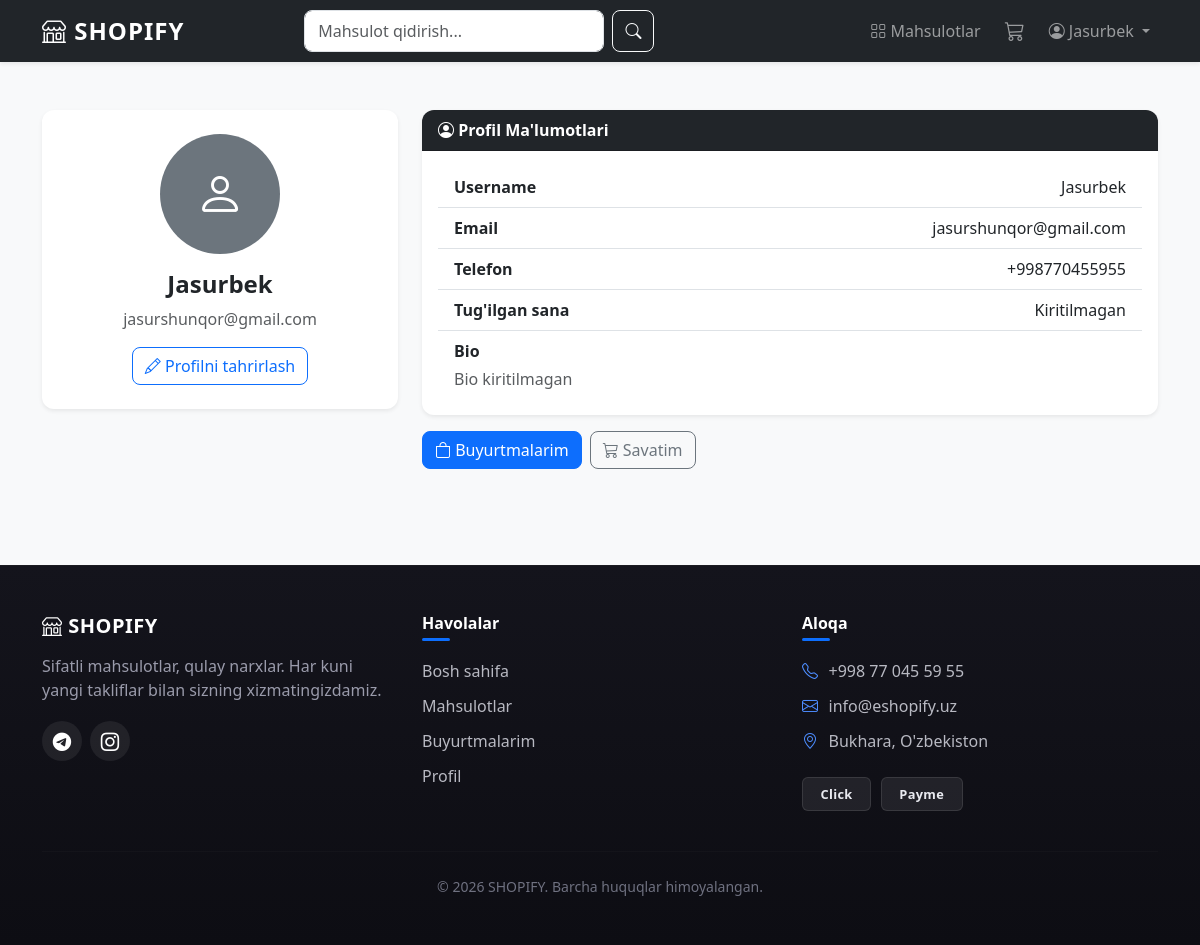
/users/profile/ (signed in), run on the app's committed database.
### users/models.py (models this page shows, shortened)
class User(AbstractUser):
    phone = models.CharField(max_length=15, unique=True, blank=True, null=True)
    address = models.TextField(blank=True, null=True)

class Profile(models.Model):
    user = models.OneToOneField(User, on_delete=models.CASCADE, related_name='profile')
    profile_picture = models.ImageField(upload_to='profiles/', blank=True, null=True)
    date_of_birth = models.DateField(blank=True, null=True)
    bio = models.TextField(blank=True, null=True)
    website = models.URLField(blank=True, null=True)

### users/views.py (the view)
# urls.py: path('profile/', views.profile_view, name='profile'),
@login_required
def profile_view(request):
    profile = request.user.profile
    return render(request, 'users/profile.html', {'profile': profile})

### templates/users/profile.html (shortened to what this page needs)
{% extends 'base.html' %}
{% load static %}
{% block content %}
<div class="container py-5">
    <div class="row g-4">
        <div class="col-md-4">
            <div class="card border-0 shadow-sm text-center">
                <div class="card-body py-4">
                    {% if profile.profile_picture %}
                    <img src="{{ profile.profile_picture.url }}" alt="Profil" class="rounded-circle mb-3" width="120" height="120" style="object-fit: cover;">
                    {% else %}
                    <div class="bg-secondary rounded-circle d-inline-flex align-items-center justify-content-center mb-3" style="width: 120px; height: 120px;">
                        <i class="bi bi-person text-white" style="font-size: 3rem;"></i>
                    </div>
                    {% endif %}
                    <h4 class="fw-bold">{{ profile.user.username }}</h4>
                    <p class="text-muted">{{ profile.user.email }}</p>
                    <a href="{% url 'edit_profile' %}" class="btn btn-outline-primary">
                        <i class="bi bi-pencil"></i> Profilni tahrirlash
                    </a>
                </div>
            </div>
        </div>
        <div class="col-md-8">
            <div class="card border-0 shadow-sm">
                <div class="card-header bg-dark text-white">
                    <strong><i class="bi bi-person-circle"></i> Profil Ma'lumotlari</strong>
                </div>
                <div class="card-body">
                    <ul class="list-group list-group-flush">
                        <li class="list-group-item d-flex justify-content-between">
                            <strong>Username</strong><span>{{ profile.user.username }}</span>
                        </li>
                        <li class="list-group-item d-flex justify-content-between">
                            <strong>Email</strong><span>{{ profile.user.email }}</span>
                        </li>
                        <li class="list-group-item d-flex justify-content-between">
                            <strong>Telefon</strong><span>{{ profile.user.phone|default:"Kiritilmagan" }}</span>
                        </li>
                        <li class="list-group-item d-flex justify-content-between">
                            <strong>Tug'ilgan sana</strong><span>{{ profile.date_of_birth|default:"Kiritilmagan" }}</span>
                        </li>
                        <li class="list-group-item">
                            <strong>Bio</strong>
                            <p class="mb-0 mt-1 text-muted">{{ profile.bio|default:"Bio kiritilmagan" }}</p>
                        </li>
                    </ul>
                </div>
            </div>
            <div class="mt-3 d-flex gap-2">
                <a href="{% url 'order_list' %}" class="btn btn-primary">
                    <i class="bi bi-bag"></i> Buyurtmalarim
                </a>
                <a href="{% url 'cart' %}" class="btn btn-outline-secondary">
                    <i class="bi bi-cart3"></i> Savatim
                </a>
            </div>
        </div>
    </div>
</div>
{% endblock %}

### templates/base.html (shortened to what this page needs)
{% load static %}
<!DOCTYPE html>
<html lang="uz">
<head>
    <link href="https://cdn.jsdelivr.net/npm/bootstrap@5.3.0-alpha3/dist/css/bootstrap.min.css" rel="stylesheet">
    <link rel="stylesheet" href="https://cdn.jsdelivr.net/npm/bootstrap-icons@1.10.5/font/bootstrap-icons.css">
    <link rel="stylesheet" href="{% static 'css/style.css' %}">
</head>
<body>
<nav class="navbar navbar-expand-lg navbar-dark bg-dark shadow-sm sticky-top">
    <div class="container">
        <a class="navbar-brand fw-bold fs-4" href="{% url 'home' %}">
            <i class="bi bi-shop"></i> SHOPIFY
        </a>
        <div class="collapse navbar-collapse" id="navbarNav">
            <form class="d-flex mx-auto" role="search" method="GET" action="{% url 'product_list' %}">
                <input class="form-control me-2" type="search" name="search" placeholder="Mahsulot qidirish..." style="width: 300px;">
                <button class="btn btn-outline-light" type="submit"><i class="bi bi-search"></i></button>
            </form>
            <ul class="navbar-nav ms-auto align-items-center">
                <li class="nav-item me-2">
                    <a class="nav-link" href="{% url 'product_list' %}"><i class="bi bi-grid"></i> Mahsulotlar</a>
                </li>
                {% if user.is_authenticated %}
                <li class="nav-item me-2">
                    <a class="nav-link position-relative" href="{% url 'cart' %}">
                        <i class="bi bi-cart3 fs-5"></i>
                    </a>
                </li>
                <li class="nav-item dropdown">
                    <a class="nav-link dropdown-toggle" href="#" data-bs-toggle="dropdown">
                        <i class="bi bi-person-circle"></i> {{ user.username }}
                    </a>
                </li>
                {% endif %}
            </ul>
        </div>
    </div>
</nav>
<main>
    {% block content %}{% endblock %}
</main>
<footer class="site-footer mt-5">
    <div class="container py-5">
        <div class="row gy-4">
            <div class="col-md-4">
                <h5 class="footer-brand mb-3"><i class="bi bi-shop"></i> SHOPIFY</h5>
                <p class="mb-0" style="color:#9a9bab;">Sifatli mahsulotlar, qulay narxlar. Har kuni yangi takliflar bilan sizning xizmatingizdamiz.</p>
                <div class="d-flex footer-social">
                    <a href="#" class="social-icon me-2" aria-label="Telegram"><i class="bi bi-telegram"></i></a>
                    <a href="#" class="social-icon" aria-label="Instagram"><i class="bi bi-instagram"></i></a>
                </div>
            </div>
            <div class="col-md-4">
                <h6 class="footer-heading">Havolalar</h6>
                <ul class="list-unstyled footer-links">
                    <li><a href="{% url 'home' %}">Bosh sahifa</a></li>
                    <li><a href="{% url 'product_list' %}">Mahsulotlar</a></li>
                    {% if user.is_authenticated %}
                    <li><a href="{% url 'order_list' %}">Buyurtmalarim</a></li>
                    <li><a href="{% url 'profile' %}">Profil</a></li>
                    {% endif %}
                </ul>
            </div>
            <div class="col-md-4">
                <h6 class="footer-heading">Aloqa</h6>
                <ul class="list-unstyled footer-links mb-4">
                    <li><i class="bi bi-telephone"></i> +998 77 045 59 55</li>
                    <li><i class="bi bi-envelope"></i> info@eshopify.uz</li>
                    <li><i class="bi bi-geo-alt"></i> Bukhara, O'zbekiston</li>
                </ul>
                <div class="footer-payments d-flex">
                    <span class="payment-badge">Click</span>
                    <span class="payment-badge">Payme</span>
                </div>
            </div>
        </div>
        <hr class="footer-divider">
        <p class="text-center footer-bottom-text mb-0 small">&copy; {% now "Y" %} SHOPIFY. Barcha huquqlar himoyalangan.</p>
    </div>
</footer>
</body>
</html>

### static/css/style.css (style rules this page uses)
body { font-family: 'Segoe UI', system-ui, -apple-system, sans-serif; background-color: #f8f9fa; }
.navbar-brand { font-size: 1.5rem; letter-spacing: 1px; }
.btn { border-radius: 8px; font-weight: 500; }
.card { border-radius: 12px; }
.card-header { border-radius: 12px 12px 0 0 !important; }
.form-control { border-radius: 8px; border: 1.5px solid #dee2e6; padding: 0.5rem 0.8rem; }
.site-footer { background-color: #14141c; color: #b8b9c2; border-top: 1px solid rgba(255,255,255,0.06); }
.footer-brand { color: #ffffff; font-weight: 700; letter-spacing: 0.5px; }
.footer-heading { color: #ffffff; font-weight: 600; margin-bottom: 1rem; }
.footer-links li { margin-bottom: 0.6rem; color: #b8b9c2; }
.footer-links a { color: #b8b9c2; text-decoration: none; transition: color 0.15s ease; }
.footer-links li i { color: #4d8dff; width: 1.1rem; margin-right: 0.3rem; }
.footer-social { margin-top: 0.5rem; }
.social-icon { width: 38px; height: 38px; display: flex; align-items: center; justify-content: center; border-radius: 50%; background-color: rgba(255,255,255,0.06); color: #ffffff; font-size: 1.1rem; text-decoration: none; transition: background-color 0.2s ease, transform 0.2s ease; }
.footer-payments { margin-top: 0.25rem; }
.payment-badge { background-color: rgba(255,255,255,0.08); color: #e9eaf0; font-size: 0.8rem; font-weight: 600; padding: 0.35rem 0.9rem; border-radius: 6px; letter-spacing: 0.3px; }
.footer-divider { border-color: rgba(255,255,255,0.08); margin: 2rem 0 1.5rem; }

### templates/base.html (style rules this page uses)
.site-footer { background: linear-gradient(180deg, #14141c 0%, #0d0d13 100%); color: #b8b9c2; border-top: 1px solid rgba(255,255,255,0.06); }
.site-footer .footer-brand { color: #ffffff; font-weight: 700; letter-spacing: 0.5px; }
.site-footer .footer-heading { color: #ffffff; font-weight: 600; margin-bottom: 1.1rem; position: relative; padding-bottom: 0.5rem; }
.site-footer .footer-heading::after { content: ""; position: absolute; left: 0; bottom: 0; width: 28px; height: 3px; border-radius: 3px; background: #0d6efd; }
.site-footer .footer-links { margin: 0; }
.site-footer .footer-links li { margin-bottom: 0.7rem; color: #b8b9c2; }
.site-footer .footer-links a { color: #b8b9c2 !important; text-decoration: none !important; transition: color 0.15s ease, padding-left 0.15s ease; }
.site-footer .footer-links li i { color: #4d8dff; width: 1.2rem; margin-right: 0.4rem; }
.site-footer .footer-social { margin-top: 1.2rem; }
.site-footer .social-icon { width: 40px; height: 40px; display: flex; align-items: center; justify-content: center; border-radius: 50%; background-color: rgba(255,255,255,0.07); color: #ffffff !important; font-size: 1.15rem; text-decoration: none !important; transition: background-color 0.2s ease, transform 0.2s ease; }
.site-footer .footer-payments { margin-top: 0.5rem; gap: 0.6rem; }
.site-footer .payment-badge { background-color: rgba(255,255,255,0.08); color: #e9eaf0; font-size: 0.8rem; font-weight: 600; padding: 0.4rem 1.1rem; border-radius: 6px; letter-spacing: 0.3px; border: 1px solid rgba(255,255,255,0.1); }
.site-footer .footer-divider { border-color: rgba(255,255,255,0.08); margin: 2.5rem 0 1.5rem; }
.site-footer .footer-bottom-text { color: #6f7180; }

### data on the page
User: username "Jasurbek"
Profile: user.username "Jasurbek", user.email "jasurshunqor@gmail.com", user.phone "+998770455955", date_of_birth "Kiritilmagan", bio "Bio kiritilmagan"
